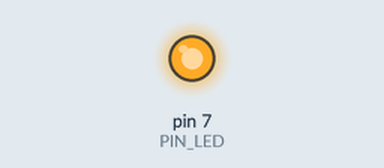
Simulated run of this sketch. Board: Arduino Uno, built with avr-gcc and run on an emulated ATmega328P. Shown: output pins drawn as LEDs (lit = HIGH). At 3.0 s the program stops and its outputs stay as they are.

Above: at 1.5 s.
At 2.85 s:
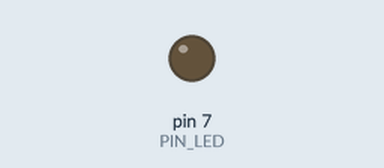
Timing chart, 0 to 4.0 s (numbered marks = the images above):
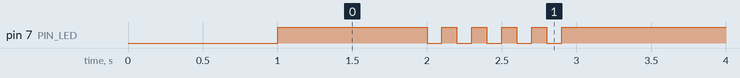

Measured:
- by itself, pin 7 (PIN_LED): repeats every 0.20 s: LOW 0.10 s, HIGH 0.10 s, until it stays HIGH from 2.9 s

The sketch:

05_practice_2.ino
```cpp
#define PIN_LED 7

void setup() {
  pinMode(PIN_LED, OUTPUT);
  Serial.begin(115200);
  while(!Serial)
  {
    ; // waiting
  }
  delay(1000);
}


void loop() {
  digitalWrite(PIN_LED, 5);
  delay(1000);

  for(int i = 0 ; i < 5; i++)
  {
    digitalWrite(PIN_LED, 0);
    delay(100);
    digitalWrite(PIN_LED, 5);
    delay(100);
  }
  exit(0);
}
```
